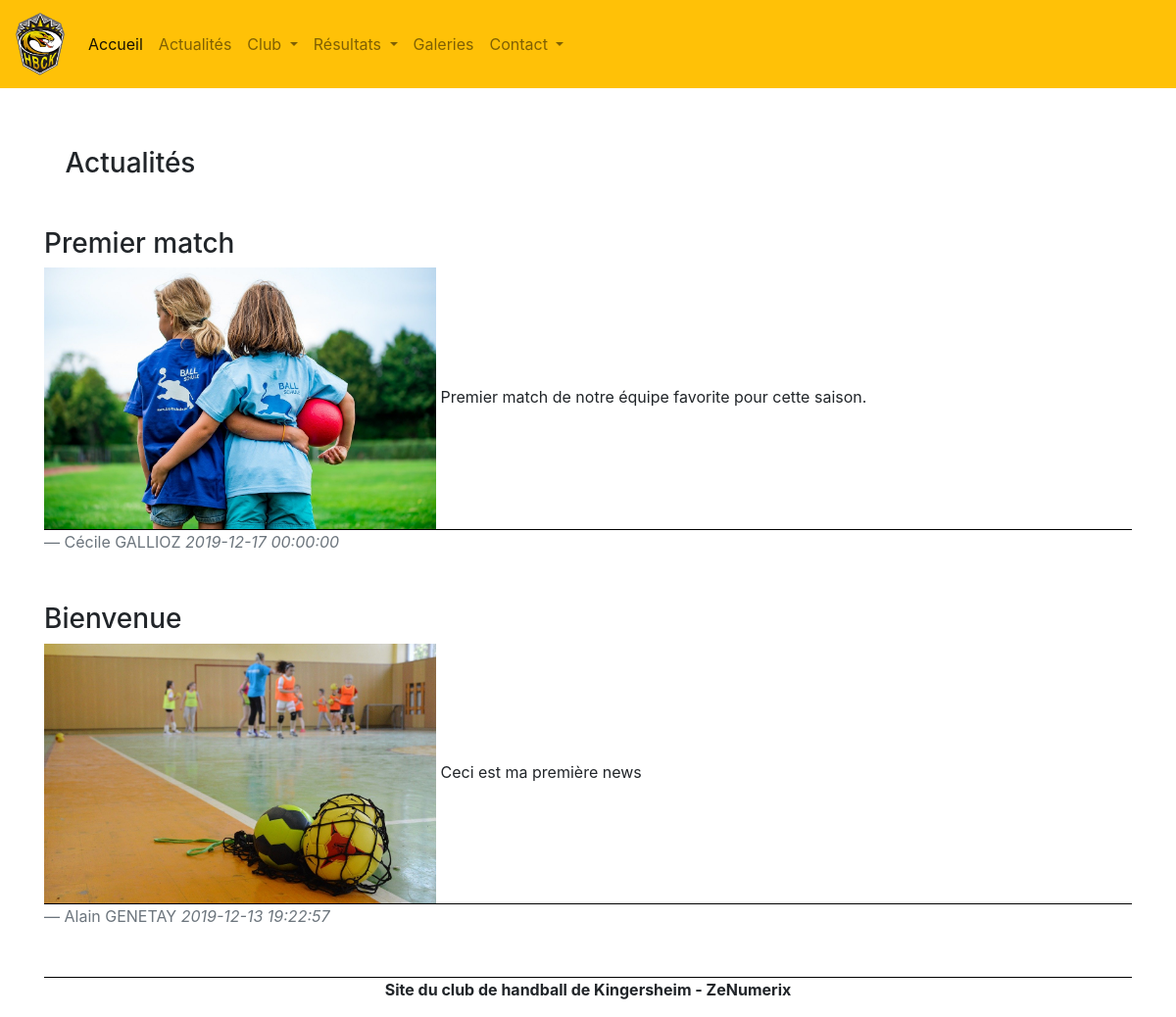
Page /src/body/article.php?page=1 on the committed database.
### tables this page shows
CREATE TABLE `article` (
  `art_id` int(11) NOT NULL,
  `art_titre` varchar(255) NOT NULL,
  `art_contenu` longtext NOT NULL,
  `art_auteur_id` int(11) NOT NULL,
  `art_photo_id` int(11) DEFAULT NULL,
  `art_actif` int(1) NOT NULL,
  `art_created_at` datetime NOT NULL,
  `art_updated_at` datetime DEFAULT NULL,
  `art_deleted_at` datetime DEFAULT NULL
);

CREATE TABLE `photo` (
  `pho_id` int(11) NOT NULL,
  `pho_nom` varchar(255) NOT NULL,
  `pho_album_id` int(255) NOT NULL,
  `pho_created_at` datetime NOT NULL,
  `pho_updated_at` datetime DEFAULT NULL,
  `pho_deleted_at` datetime DEFAULT NULL
);

CREATE TABLE `personne` (
  `per_id` int(11) NOT NULL,
  `per_nom` varchar(255) NOT NULL,
  `per_prenom` varchar(255) DEFAULT NULL,
  `per_date_nais` date DEFAULT NULL,
  `per_lieu_nais` varchar(255) DEFAULT NULL,
  `per_sexe` varchar(50) NOT NULL,
  `per_mail` varchar(255) NOT NULL,
  `per_mdp` varchar(50) NOT NULL,
  `per_admin` int(1) NOT NULL DEFAULT '0',
  `per_redac` int(1) NOT NULL DEFAULT '0',
  `per_contact_ext` int(1) NOT NULL DEFAULT '0',
  `per_created_at` datetime NOT NULL,
  `per_updated_at` datetime DEFAULT NULL,
  `per_deleted_at` datetime DEFAULT NULL
);

### src/class/ArticleBase.php (called while the page is built, shortened)
<?php
class ArticleBase
{
    public function getPhotoDeArticle($db, $id)
    {
        $o_rpa = $db->prepare("SELECT pho_nom FROM photo
                               INNER JOIN article
                               ON photo.pho_id = article.art_photo_id
                               WHERE art_id = :id");
        $o_rpa->bindParam(':id', $id);
        $o_rpa->execute();
        $photo = $o_rpa->fetchAll(PDO::FETCH_ASSOC);
        return $photo;
    }
    public function getAuteurDeArticle($db, $id)
    {
        $o_rpa = $db->prepare("SELECT per_nom, per_prenom FROM personne
                                   INNER JOIN article
                                   ON personne.per_id = article.art_auteur_id
                                   WHERE per_id = :id");
        $o_rpa->bindParam(':id', $id);
        $o_rpa->execute();
        $auteur = $o_rpa->fetchAll(PDO::FETCH_ASSOC);
        return $auteur;
    }
    public function getPage5Articles($db, $debut, $limite)
    {
        $o_ra = $db->prepare("SELECT * FROM article where art_deleted_at is null ORDER BY art_id DESC LIMIT :debut, :limite");
        $o_ra->bindValue('debut', $debut, PDO::PARAM_INT);
        $o_ra->bindValue('limite', $limite, PDO::PARAM_INT);
        $o_ra->execute();
        $row = $o_ra->fetchAll();
        return $row;
    }
}

### src/body/article.php (the view, shortened to what this page needs)
<?php
require_once '../class/ArticleBase.php';
$o_pdo = new Database();
$o_conn = $o_pdo->makeConnect();
$numpage = (!empty($_GET['page']) ? $_GET['page'] : 1);
$limite = 3;
$debut = ($numpage - 1) * $limite;
$articles = new ArticleBase();
$list5ArticlesActifs = $articles->getPage5Articles($o_conn, $debut, $limite);
include('../includes/head.php');
include('../includes/header.php');
?>
<div class="container">
    <h3> &ensp; Actualités</h3><br>
    <div class="">
        <?php for ($incrArt = 0; $incrArt < count($list5ArticlesActifs); $incrArt++) {
            $photoArticle = $articles->getPhotoDeArticle($o_conn, $list5ArticlesActifs[$incrArt]['art_photo_id']);
            $auteurArticle = $articles->getAuteurDeArticle($o_conn, $list5ArticlesActifs[$incrArt]['art_auteur_id'])
        ?>
            <div class="article-block">
                <h3><?php echo $list5ArticlesActifs[$incrArt]['art_titre'] ?></h3>
                <img class="article-photo" src="../../resources/galerie/<?php echo $photoArticle[0]['pho_nom'] ?>" alt="">
                <p class="article-contenu"><?php echo $list5ArticlesActifs[$incrArt]['art_contenu'] ?></p>
                <blockquote class="blockquote">
                    <footer class="blockquote-footer"><?php echo $auteurArticle[0]['per_prenom'] . " " . $auteurArticle[0]['per_nom'] ?>
                        <cite title="Source Title"><?php echo $list5ArticlesActifs[$incrArt]['art_created_at'] ?></cite></footer>
                </blockquote>
            </div>
        <?php } ?>
    </div>
    <?php
    include('../includes/footer.php');
    ?>

### src/includes/head.php (shortened to what this page needs)
<!DOCTYPE html>
<html lang="fr">
<head>
    <link rel="stylesheet" href="../css/style.css">
    <link rel="stylesheet" href="https://stackpath.bootstrapcdn.com/bootstrap/4.4.1/css/bootstrap.min.css"
>
    <link rel="stylesheet"
        href="https://cdn.jsdelivr.net/npm/bootstrap-select@1.13.9/dist/css/bootstrap-select.min.css">
</head>
<body>

### src/includes/header.php (shortened to what this page needs)
<header>
        <nav id="navbarVisiteur" class="navbar navbar-expand-lg navbar-light bg-warning fixed-top">
            <a class="navbar-brand" href="../body/home.php">
                <img class="img img-fluid logo-navbar" src="../../resources/img/logo.png" alt="logo du club">
            </a>
            <div class="collapse navbar-collapse" id="navbarNav2">
                <ul class="navbar-nav mr-auto">
                    <li class="nav-item active">
                        <a class="nav-link" href="../body/home.php">Accueil <span class="sr-only">(current)</span></a>
                    </li>
                    <li class="nav-item">
                        <a class="nav-link" href="../body/article.php">Actualités</a>
                    </li>
                    <li class="nav-item dropdown">
                        <a class="nav-link dropdown-toggle" href="#" id="navbarDropdown" role="button"
                            data-toggle="dropdown" aria-haspopup="true" aria-expanded="false">
                            Club
                        </a>
                    </li>
                    <li class="nav-item dropdown">
                        <a class="nav-link dropdown-toggle" href="#" id="navbarDropdown" role="button"
                            data-toggle="dropdown" aria-haspopup="true" aria-expanded="false">
                            Résultats
                        </a>
                    </li>
                    <li class="nav-item">
                        <a class="nav-link" href="../body/galerie.php">Galeries</a>
                    </li>
                    <li class="nav-item dropdown">
                        <a class="nav-link dropdown-toggle" href="#" id="navbarDropdown" role="button"
                            data-toggle="dropdown" aria-haspopup="true" aria-expanded="false">
                            Contact
                        </a>
                    </li>
                </ul>
            </div>
        </nav>
</header>

### src/includes/footer.php
<footer>
    <div class="row justify-content-center">
        <p>
            <b>Site du club de handball de Kingersheim - ZeNumerix</b>
        </p>
    </div>
</footer>
</body>
</html>

### src/css/style.css (style rules this page uses)
.logo-navbar { width: 50px; height: 50px; }
.article-block { margin-bottom: 50px; }
.article-photo { width: 400px; }
.article-contenu { display: inline; }
.blockquote { display: inline; }
footer { border-top: 1px solid black; }

### rows in the picture
article: art_titre "Premier match", art_photo.pho_nom (picture), art_contenu "Premier match de notre équipe favorite pour cette saison.", art_auteur.per_prenom "Cécile", art_auteur.per_nom "GALLIOZ", art_created_at "2019-12-17 00:00:00"
article: art_titre "Bienvenue", art_photo.pho_nom (picture), art_contenu "Ceci est ma première news", art_auteur.per_prenom "Alain", art_auteur.per_nom "GENETAY", art_created_at "2019-12-13 19:22:57"
